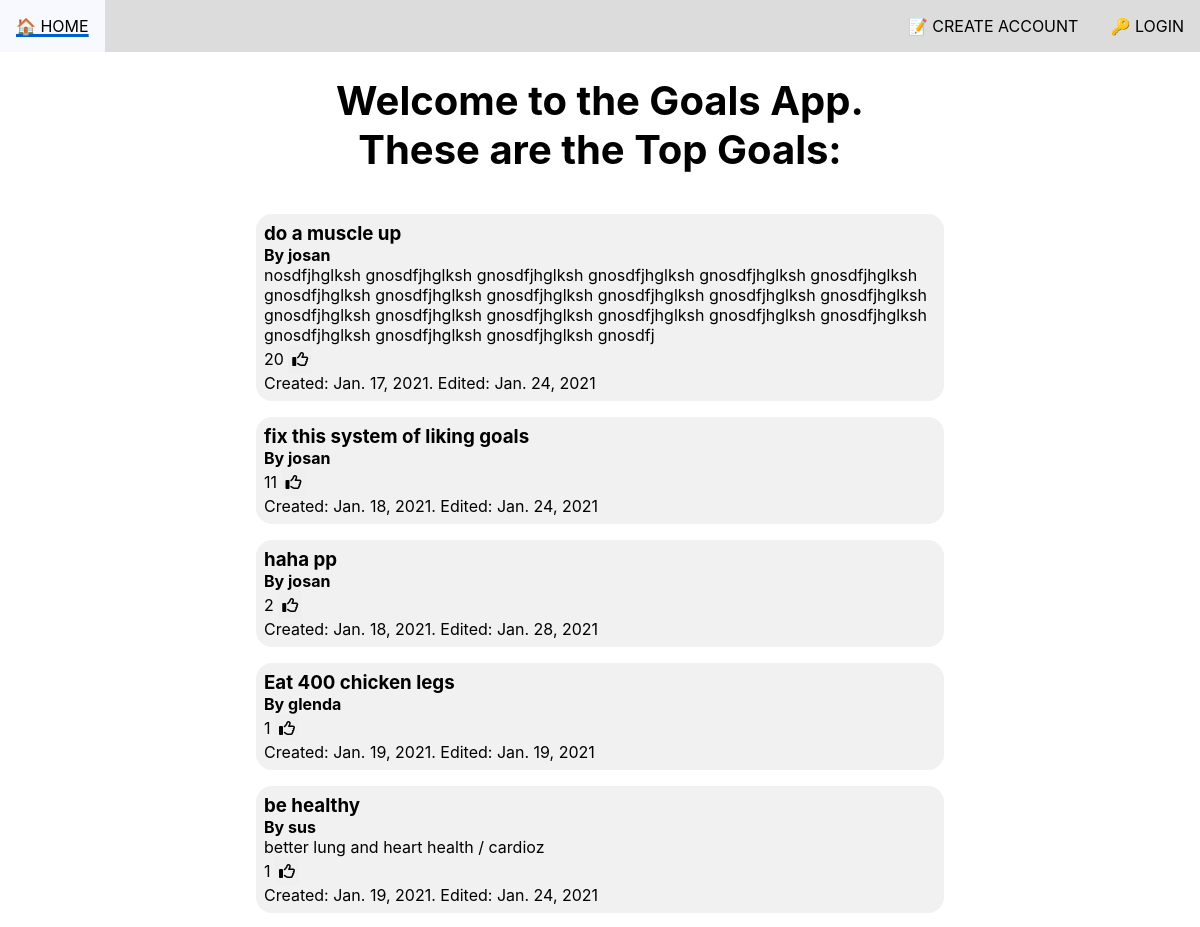
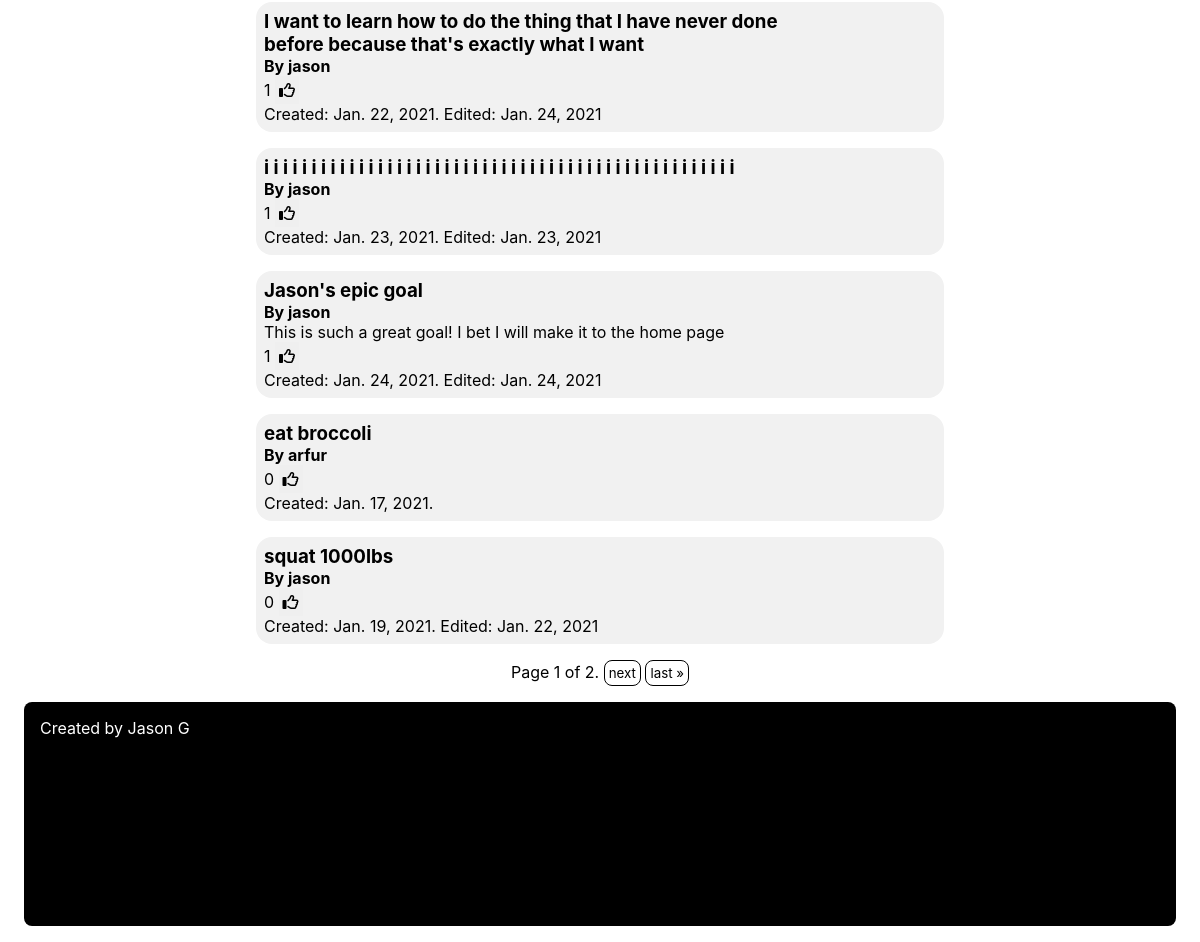
The page / on the database its author committed (2 pictures, top to bottom).
### goal/models.py (models this page shows, shortened)
class Goal(models.Model):
    owner = models.ForeignKey(User,
                              on_delete=models.CASCADE)
    title = models.CharField(max_length=100)
    PUBLICITY_CHOICES = (
        ('p', 'public'),
        ('pr', 'private'),
    )
    publicity = models.CharField(
        max_length=7,
        choices=PUBLICITY_CHOICES,
        default='pr',
        help_text='Do you want this goal to be available to the public?',
    )
    description = models.CharField(max_length=300, null=True, blank=True)
    upvotes = models.PositiveIntegerField()
    created_at = models.DateTimeField(auto_now_add=True)
    updated_at = models.DateTimeField(auto_now=True)
    goal_slug = models.SlugField(blank=True)
    def get_absolute_url(self):
        user = self.owner
        username_slug = user.username_slug
        return reverse('goal:goal-detail', kwargs={
            'goal_slug': self.goal_slug,
            'pk': self.id,
            'username_slug': username_slug,
        })

class User(AbstractUser):
    bio = models.TextField(max_length=500, blank=True)
    username_slug = models.SlugField(blank=True)
    rating = models.PositiveIntegerField(default=0)
    rated_goals = models.ManyToManyField('Goal', blank=True)

### goal/views.py (the view)
# urls.py: path('', views.Home.as_view(), name='home'),
class Home(View):
    def get(self, request):
        goal_likeable = []
        goals = Goal.objects.filter(publicity='p').order_by('-upvotes')
        if request.user.is_authenticated:
            for goal in goals:
                already_liked = False
                if request.user.rated_goals.filter(id=goal.id).exists():
                    already_liked = True
                goal_likeable += [{
                    'goal': goal,
                    'already_liked': already_liked,
                }]
        else:
            goal_likeable = [{'goal': goal, 'already_liked': False}
                             for goal in goals]
        paginator = Paginator(goal_likeable, 10)
        page_number = request.GET.get('page')
        goal_likeable_paginated = paginator.get_page(page_number)
        ctx = {
            'goal_likeable': goal_likeable_paginated,
        }
        return render(request, 'goal/index.html', context=ctx)

### goal/templates/goal/index.html (shortened to what this page needs)
{% extends 'base.html' %}
{% load static %}
{% load humanize %}
{% block styles %}
    <link rel="stylesheet" href="{% static 'css/index_styles.css' %}">
{% endblock %}
{% block content %}
    <div class="index-content">
    <section class="top-goals">
        <h1 id="public-goals">Welcome to the Goals App. <br>These are the Top Goals:</h1>
        {% if goal_likeable %}
            {% for goal in goal_likeable %}
                <article class="individual-goal goal-article">
                    <h3><a class="goal-link" href="{{ goal.goal.get_absolute_url }}">{{ goal.goal.title }}</a></h3>
                    <h4><a class="goal-link" href="{% url 'goal:user-detail' goal.goal.owner.username_slug %}">
                        By {{ goal.goal.owner }}
                    </a></h4>
                    {% if goal.goal.description %}
                        <p>{{ goal.goal.description }}</p>
                    {% endif %}
                        {% if user.is_authenticated %}
                            <form action="{% url 'goal:like-goal' goal.goal.id %}#public-goals" method="post" >
                                <input type="hidden" name="next" value="{{ request.path }}">
                                {% csrf_token %}
                                <p>
                                    {{ goal.goal.upvotes }}
                                    <button type="submit" class="like-button icon-btn {% if goal.already_liked %}liked{% endif %}">
                                        {% if goal.already_liked %}
                                                <i class="fas fa-thumbs-up"></i>
                                        {% else %}
                                                <i class="far fa-thumbs-up"></i>
                                        {% endif %}
                                    </button>
                                </p>
                            </form>
                        {% else %}
                            <p>
                                {{ goal.goal.upvotes }}
                                <button class="like-button icon-btn {% if goal.already_liked %}liked{% endif %} btn-no-login">
                                    <i class="far fa-thumbs-up"></i>
                                </button>
                            </p>
                        {% endif %}
                    <p>Created: {{ goal.goal.created_at|naturalday }}.
                        {% if goal.goal.created_at < goal.goal.updated_at %}
                            Edited: {{ goal.goal.updated_at|naturalday }}
                        {% endif %}
                    </p>
                </article>
            {% endfor %}
            <div class="pagination">
                <span class="step-links">
                    <span class="current">
                        Page {{ goal_likeable.number }} of {{ goal_likeable.paginator.num_pages }}.
                    </span>
                    {% if goal_likeable.has_next %}
                        <button class="pagination-btn" onclick="location.href='?page={{ goal_likeable.next_page_number }}'">next</button>
                        <button class="pagination-btn" onclick="location.href='?page={{ goal_likeable.paginator.num_pages }}'"">last &raquo;</button>
                    {% endif %}
                </span>
            </div>
        {% else %}
            <article>
                <p>No goals to display...</p>
            </article>
        {% endif %}
    </section>
    </div>
{% endblock %}

### goal/templates/base.html (shortened to what this page needs)
<!DOCTYPE html>
<html lang="en">
<head>
    {% load static %}
    <link rel="stylesheet" href="{% static 'css/base_styles.css'%}">
    {% block styles %} {% endblock styles %}
</head>
<body>
    <nav>
        <ul>
            <li class="nav-home-li"><a href="{% url 'goal:home' %}" >🏠 HOME</a></li>
            {% if user.is_authenticated %}
                <li><a href="{% url 'goal:create-goal' %}">✏️ CREATE GOAL</a></li>
                <li><a href="{{ user.get_absolute_url }}">😀 MY GOALS</a></li>
            {% else %}
                <li><a href="{% url 'goal:signup' %}">📝 CREATE ACCOUNT</a></li>
            {% endif %}
            <li>
                {% if user.is_authenticated %}
                    <a href="{% url 'logout' %}?next={% url 'goal:home' %}">🔒 LOGOUT</a>
                {% else %}
                    <a href="{% url 'login' %}">🔑 LOGIN</a>
                {% endif %}
            </li>
        </ul>
    </nav>
    <main class="content">
        {% block content %} You shouldn't see this {% endblock content %}
    </main>
    <footer>
        <div class="footer-container">
            <p>Created by Jason G</p>
        </div>
    </footer>
</body>
</html>

### goal/static/css/base_styles.css (style rules this page uses)
:root { --font-blue: rgb(0, 93, 207); --bubble-gray: #f1f1f1; }
* { font-family:-apple-system, BlinkMacSystemFont, 'Segoe UI', Roboto, Oxygen, Ubuntu, Cantarell, 'Open Sans', 'Helvetica Neue', sans-serif; margin: 0; padding: 0; text-decoration: none; box-sizing: border-box; }
button { cursor: pointer; }
nav ul { background-color: gainsboro; display: flex; flex-direction: row; justify-content: flex-end; flex-wrap: wrap; margin: 0; padding: 0; }
nav li { list-style-type: none; }
.nav-home-li { margin-right: auto; }
nav a { display: block; padding: 1em; color: black; }
footer { height: 30vh; }
.footer-container { margin: auto; background-color: black; color: white; width: 96vw; height: 28vh; border-radius: 0.5rem; padding: 1rem; }
.icon-btn { padding: 0.25em; border: none; font-size: 1rem; }

### goal/static/css/index_styles.css (style rules this page uses)
h1 { font-size: 2rem; text-align: center; padding: 1.5rem 0; }
@media only screen and (min-width: 500px) { h1 { font-size: 2.5rem; } }
.index-content { width: 100%; margin: 0 auto; }
@media only screen and (min-width: 550px) { .index-content { width: 80% } }
@media only screen and (min-width: 850px) { .index-content { width: 60%; } }
.goal-link { color: black; }
.individual-goal > h3 { width: 80%; }
@media only screen and (min-width: 400px) { .individual-goal > h3 { width: 85%; } }
.goal-article { background-color: var(--bubble-gray); padding: 0.5rem; margin: 1rem; border-radius: 1rem; }
.pagination { display: flex; flex-direction: row; justify-content: center; padding-bottom: 1rem; }
.pagination-btn { background-color: white; color: black; padding: 0.25rem; border-radius: 0.5rem; border: 1px solid black; }
button.like-button { display: inline; }
.individual-goal { position: relative; }

### rows shown on the page
Goal: goal "do a muscle up", goal.owner "josan", goal.description "nosdfjhglksh gnosdfjhglksh gnosdfjhglksh gnosdfjhglksh gnosdfjhglksh gnosdfjhglksh gnosdfjhglksh gnosdfjhglksh gnosdfjhglksh gnosdfjhglksh gnosdfjhglksh gnosdfjhglksh gnosdfjhglksh gnosdfjhglksh gnosdfjhglksh gnosdfjhglksh gnosdfjhglksh gnosdfjhglksh gnosdfjhglksh gnosdfjhglksh gnosdfjhglksh gnosdfj", goal.upvotes "20", goal.created_at "Jan. 17, 2021", goal.updated_at "Jan. 24, 2021"
Goal: goal "fix this system of liking goals", goal.owner "josan", goal.upvotes "11", goal.created_at "Jan. 18, 2021", goal.updated_at "Jan. 24, 2021"
Goal: goal "haha pp", goal.owner "josan", goal.upvotes "2", goal.created_at "Jan. 18, 2021", goal.updated_at "Jan. 28, 2021"
Goal: goal "Eat 400 chicken legs", goal.owner "glenda", goal.upvotes "1", goal.created_at "Jan. 19, 2021", goal.updated_at "Jan. 19, 2021"
Goal: goal "be healthy", goal.owner "sus", goal.description "better lung and heart health / cardioz", goal.upvotes "1", goal.created_at "Jan. 19, 2021", goal.updated_at "Jan. 24, 2021"
Goal: goal "I want to learn how to do the thing that I have never done before because that's exactly what I want", goal.owner "jason", goal.upvotes "1", goal.created_at "Jan. 22, 2021", goal.updated_at "Jan. 24, 2021"
Goal: goal "i i i i i i i i i i i i i i i i i i i i i i i i i i i i i i i i i i i i i i i i i i i i i i i i i i", goal.owner "jason", goal.upvotes "1", goal.created_at "Jan. 23, 2021", goal.updated_at "Jan. 23, 2021"
Goal: goal "Jason's epic goal", goal.owner "jason", goal.description "This is such a great goal! I bet I will make it to the home page", goal.upvotes "1", goal.created_at "Jan. 24, 2021", goal.updated_at "Jan. 24, 2021"
Goal: goal "eat broccoli", goal.owner "arfur", goal.upvotes "0", goal.created_at "Jan. 17, 2021"
Goal: goal "squat 1000lbs", goal.owner "jason", goal.upvotes "0", goal.created_at "Jan. 19, 2021", goal.updated_at "Jan. 22, 2021"

### other values the page prints
{{ goal_likeable.number }} "1"
{{ goal_likeable.paginator.num_pages }} "2"
